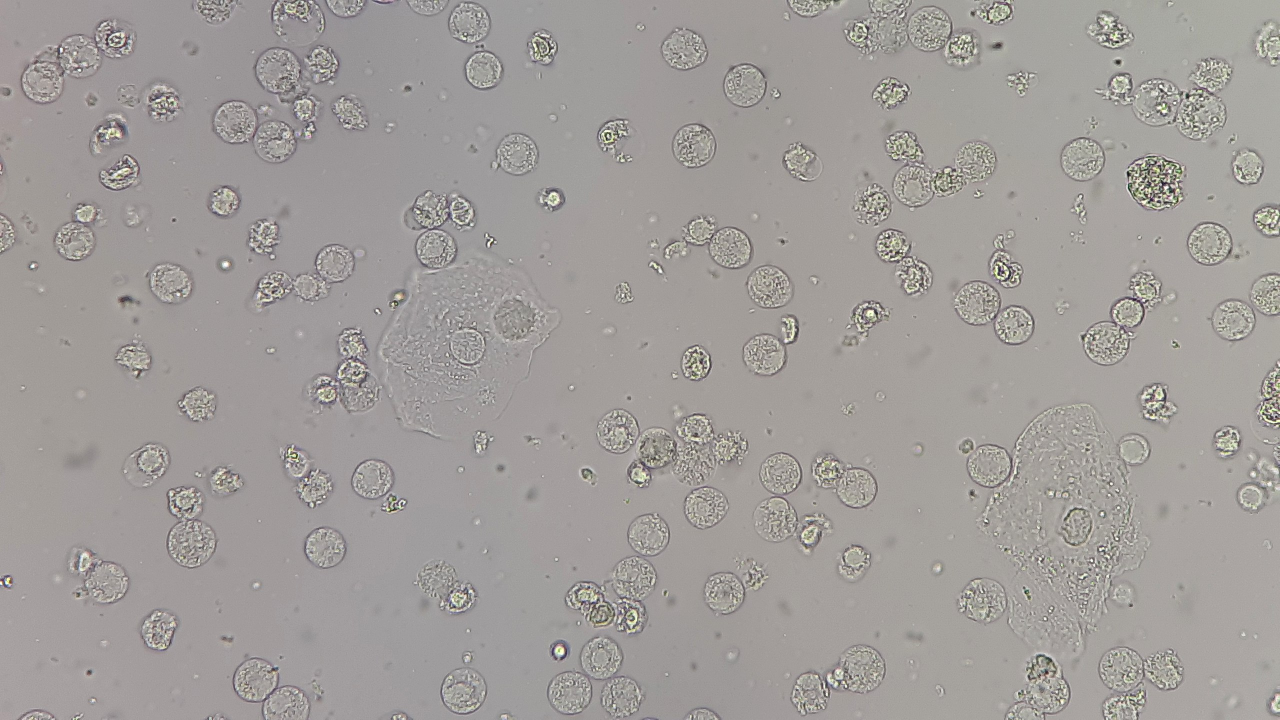
#> input picture H_T_4/input_photo.jpg, 2560 x 1440 px (shown at 1/2 size)
$ python 4_2.py --input input_photo.jpg --output out.png --method equalize
#> lines starting #> are read from the running program, lines starting #| are printed output that depends on the picture
import argparse
import json
import struct
import sys
from pathlib import Path
from typing import Tuple

import numpy as np

try:
    import cv2
    HAS_OPENCV = True
except Exception:
    HAS_OPENCV = False
    from PIL import Image


def _read_visual_data(file_path: str) -> np.ndarray:
#> called with file_path = 'input_photo.jpg'
    path_obj = Path(file_path)
    if not path_obj.exists():
        raise FileNotFoundError(f"Входное изображение не найдено: {file_path}")
    if HAS_OPENCV:
        visual_data = cv2.imdecode(np.fromfile(str(path_obj), dtype=np.uint8), cv2.IMREAD_COLOR)
#> visual_data is the input picture: shape (1440, 2560, 3); mean B, G, R 154.4, 157, 161.1
        if visual_data is None:
            raise ValueError(f"Неподдерживаемое или поврежденное изображение: {file_path}")
        visual_data = cv2.cvtColor(visual_data, cv2.COLOR_BGR2RGB)
        return visual_data
    else:
        visual_data = Image.open(str(path_obj)).convert("RGB")
        return np.array(visual_data)


def _write_visual_data(file_path: str, visual_rgb_array: np.ndarray) -> None:
    path_obj = Path(file_path)
    path_obj.parent.mkdir(parents=True, exist_ok=True)
    if HAS_OPENCV:
        bgr_data = cv2.cvtColor(visual_rgb_array, cv2.COLOR_RGB2BGR)
        extension = path_obj.suffix.lower()
        success, buffer_data = cv2.imencode(extension if extension else ".png", bgr_data)
        if not success:
            raise RuntimeError("Не удалось закодировать выходное изображение")
        buffer_data.tofile(str(path_obj))
    else:
        Image.fromarray(visual_rgb_array).save(str(path_obj))


# [53 lines left out: functions calculate_intensity_histogram, save_histogram_data, load_histogram_data, not called in this run]


def perform_histogram_equalization(visual_rgb_array: np.ndarray) -> np.ndarray:
    if HAS_OPENCV:
        if visual_rgb_array.ndim == 3 and visual_rgb_array.shape[2] == 3:
            ycrcb_data = cv2.cvtColor(visual_rgb_array, cv2.COLOR_RGB2YCrCb)
#> ycrcb_data: shape (1440, 2560, 3); mean of channels 0, 1, 2 157.9, 130.3, 126.1
            ycrcb_data[..., 0] = cv2.equalizeHist(ycrcb_data[..., 0])
#> ycrcb_data: shape (1440, 2560, 3); mean of channels 0, 1, 2 132.6, 130.3, 126.1
            return cv2.cvtColor(ycrcb_data, cv2.COLOR_YCrCb2RGB)
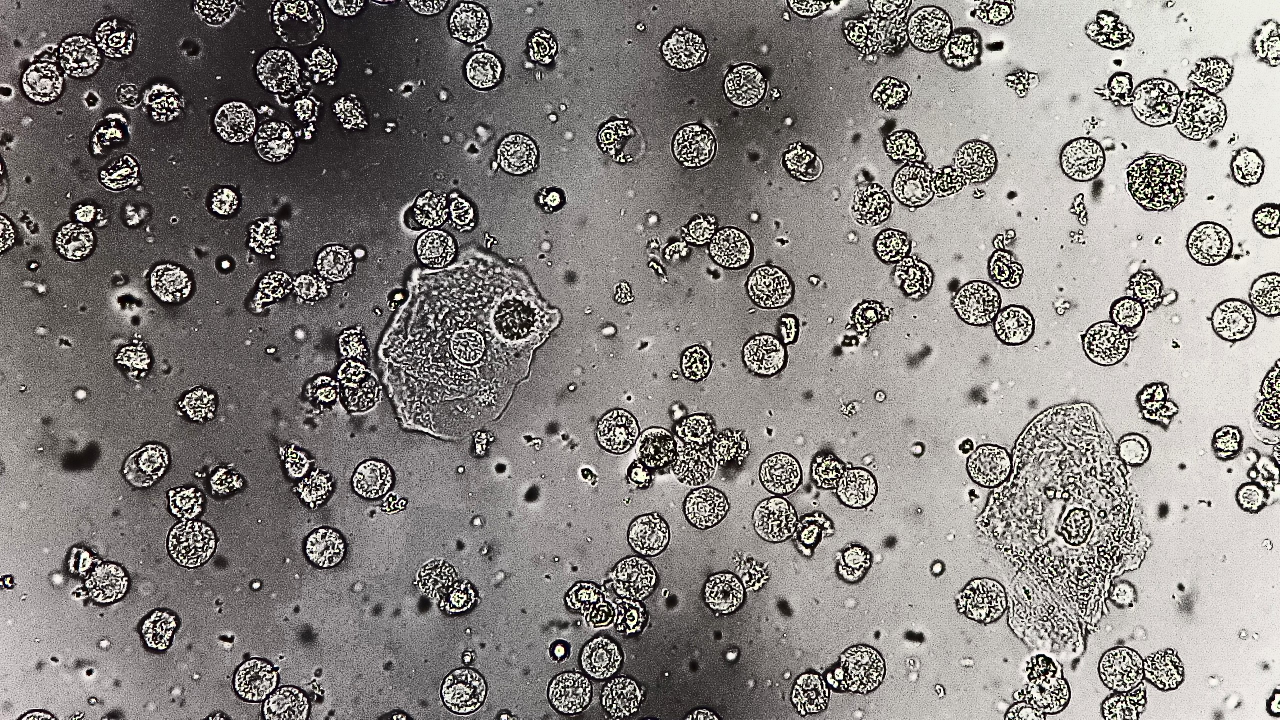
#> returned value: shape (1440, 2560, 3) (shown at 1/2 size); mean R, G, B 135.7, 131.7, 129.1
        else:
            return cv2.equalizeHist(visual_rgb_array)
    else:
        if visual_rgb_array.ndim == 3 and visual_rgb_array.shape[2] == 3:
            red_channel, green_channel, blue_channel = visual_rgb_array[..., 0], visual_rgb_array[..., 1], visual_rgb_array[..., 2]
            intensity_plane = (0.299 * red_channel + 0.587 * green_channel + 0.114 * blue_channel).astype(np.uint8)
            hist_counts, bins_edges = np.histogram(intensity_plane.flatten(), 256, [0, 256])
            cumulative_distrib_func = hist_counts.cumsum()
            masked_cdf = np.ma.masked_equal(cumulative_distrib_func, 0)
            scaled_cdf = (masked_cdf - masked_cdf.min()) * 255 / (masked_cdf.max() - masked_cdf.min())
            final_cdf = np.ma.filled(scaled_cdf, 0).astype(np.uint8)
            equalized_intensity = final_cdf[intensity_plane]
            scale_factor = (equalized_intensity.astype(np.float32) + 1e-6) / (intensity_plane.astype(np.float32) + 1e-6)
            red_equalized = np.clip(red_channel.astype(np.float32) * scale_factor, 0, 255).astype(np.uint8)
            green_equalized = np.clip(green_channel.astype(np.float32) * scale_factor, 0, 255).astype(np.uint8)
            blue_equalized = np.clip(blue_channel.astype(np.float32) * scale_factor, 0, 255).astype(np.uint8)
            return np.stack([red_equalized, green_equalized, blue_equalized], axis=-1)
        else:
            intensity_plane = visual_rgb_array
            hist_counts, bins_edges = np.histogram(intensity_plane.flatten(), 256, [0, 256])
            cumulative_distrib_func = hist_counts.cumsum()
            masked_cdf = np.ma.masked_equal(cumulative_distrib_func, 0)
            scaled_cdf = (masked_cdf - masked_cdf.min()) * 255 / (masked_cdf.max() - masked_cdf.min())
            final_cdf = np.ma.filled(scaled_cdf, 0).astype(np.uint8)
            return final_cdf[intensity_plane]


# [44 lines left out: functions apply_gamma_correction, write_hist_as_wav_file, read_hist_from_wav_file, not called in this run]


def parse_arguments(cli_args=None):
    arg_parser = argparse.ArgumentParser(description="Обработка изображений: выравнивание гистограммы и гамма-коррекция.")
    arg_parser.add_argument("-i", "--input", required=True, help="Путь к входному изображению (jpg/png/bmp/...)")
    arg_parser.add_argument("-o", "--output", required=True, help="Путь для сохранения обработанного изображения")
    arg_parser.add_argument("-m", "--method", choices=["equalize", "gamma"], required=True, help="Метод преобразования")
    arg_parser.add_argument("--gamma", type=float, default=1.0, help="Значение гаммы для --method gamma")
    arg_parser.add_argument("--save-hist", help="Необязательный путь для сохранения 256-корзинной гистограммы (txt/csv/json/bin/wav)")
    arg_parser.add_argument("--load-hist", help="Необязательный путь для загрузки 256-корзинной гистограммы (txt/csv/json/bin/wav). Не требуется для преобразований, только для изучения/демонстрации.")
    return arg_parser.parse_args(cli_args)


def main_func(cli_args=None):
    params = parse_arguments(cli_args)

    input_visual = _read_visual_data(params.input)

    if params.load_hist:
        _ = load_histogram_data(params.load_hist)

    if params.method == "equalize":
        output_visual = perform_histogram_equalization(input_visual)
    elif params.method == "gamma":
        output_visual = apply_gamma_correction(input_visual, params.gamma)
    else:
        raise ValueError("Неизвестный метод")

    if params.save_hist:
        save_histogram_data(params.save_hist, calculate_intensity_histogram(output_visual))

    _write_visual_data(params.output, output_visual)


if __name__ == "__main__":
    try:
        main_func()
    except Exception as error_message:
        print(f"Ошибка: {error_message}", file=sys.stderr)

        sys.exit(1)
